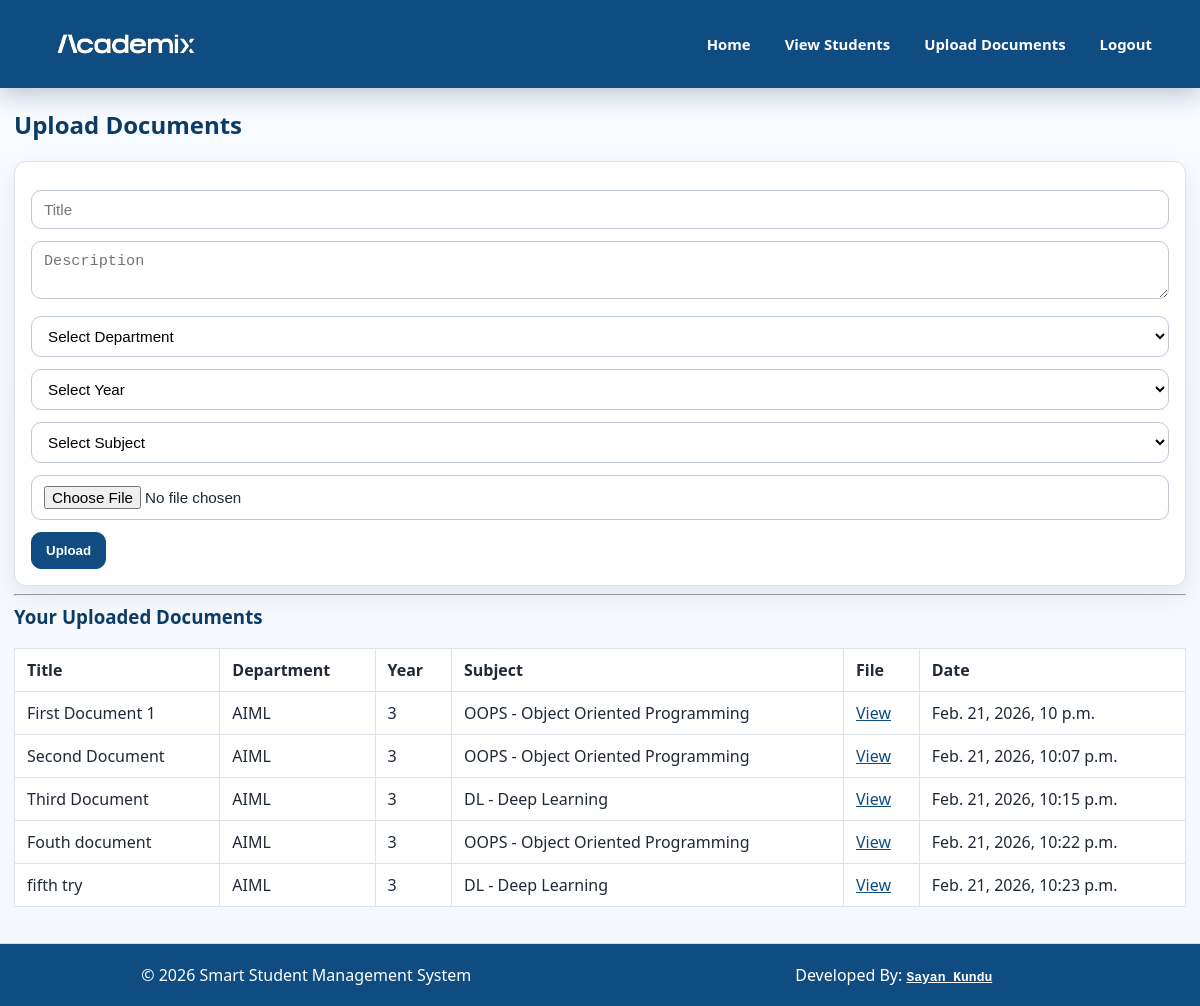
The page /upload_docs/ (signed in) on the database as committed earlier.
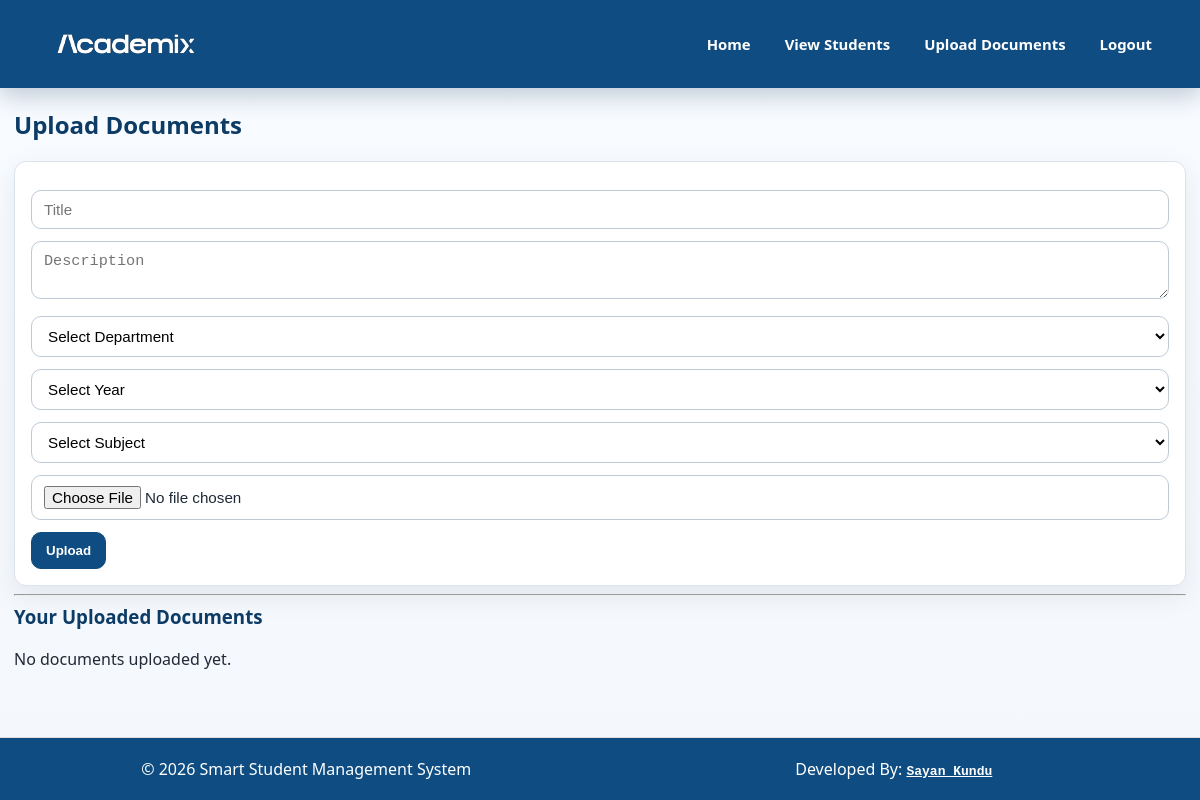
The same page on the database as committed later.
### ssmsapp/models.py (models this page shows, shortened)
class Document(models.Model):
    college = models.ForeignKey(College, on_delete=models.CASCADE, related_name="documents")
    uploaded_by = models.ForeignKey(User, on_delete=models.CASCADE, related_name="documents")
    department = models.CharField(max_length=10, choices=Student.DEPARTMENT_CHOICES)
    year = models.CharField(max_length=1, choices=Student.YEAR_CHOICES)
    subject = models.ForeignKey(Subject, on_delete=models.CASCADE, null=True, blank=True)
    title = models.CharField(max_length=200)
    description = models.TextField(blank=True)
    file = models.FileField(upload_to=document_upload_path, max_length=300)
    uploaded_at = models.DateTimeField(auto_now_add=True)

class Subject(models.Model):
    code = models.CharField(max_length=20, unique=True)   # e.g. SUB1, ML2, IT3
    name = models.CharField(max_length=100)               # e.g. Data Structures

### ssms/views.py (the view, shortened to what this page needs)
# urls.py: path("upload_docs/",upload_docs,name="upload_docs"),
@login_required(login_url="teacher_login")
@never_cache
def upload_docs(request):
    user_documents = Document.objects.filter(uploaded_by=request.user).select_related("subject")
    return render(request, "teachers/upload_docs.html", {
        "user_documents": user_documents
    })

### ssmsapp/context_processors.py (called while the page is built)
def notice_count(request):
    count = Notice.objects.filter(is_read=False).count()
    return {
        'new_notices_count': count
    }

### templates/teachers/upload_docs.html (shortened to what this page needs)
{% extends 'tbase.html' %}
{% block content %}
    <h2>Upload Documents</h2>
<div class="card">
    <form method="post" enctype="multipart/form-data">
        <input type="text" name="title" placeholder="Title">
        <textarea name="description" placeholder="Description"></textarea>
        <select name="department" id="department">
            <option value="">Select Department</option>
        </select>
        <select name="year" id="year">
            <option value="">Select Year</option>
        </select>
        <select name="subject" id="subject">
            <option value="">Select Subject</option>
        </select>
        <input type="file" name="file" accept=".pdf">
        <button type="submit">Upload</button>
    </form>
</div>
<hr>
<h3>Your Uploaded Documents</h3>
{% if user_documents %}
<div class="data-scroll">
<table>
    <tr>
        <th>Title</th>
        <th>Department</th>
        <th>Year</th>
        <th>Subject</th>
        <th>File</th>
        <th>Date</th>
    </tr>
    {% for doc in user_documents %}
    <tr>
        <td>{{ doc.title }}</td>
        <td>{{ doc.department }}</td>
        <td>{{ doc.year }}</td>
        <td>{{ doc.subject.code }} - {{ doc.subject.name }}</td>
        <td>
            <a href="{{ doc.file.url }}" target="_blank">View</a>
        </td>
        <td>{{ doc.uploaded_at }}</td>
    </tr>
    {% endfor %}
</table>
</div>
{% else %}
<p>No documents uploaded yet.</p>
{% endif %}
{% endblock %}

Rows that differ between the two databases and show on the page:
removed Document: title "First Document 1", department "AIML", year "3", subject.code "OOPS", subject.name "Object Oriented Programming", uploaded_at "Feb. 21, 2026, 10 p.m."
removed Document: title "Second Document", department "AIML", year "3", subject.code "OOPS", subject.name "Object Oriented Programming", uploaded_at "Feb. 21, 2026, 10:07 p.m."
removed Document: title "Third Document", department "AIML", year "3", subject.code "DL", subject.name "Deep Learning", uploaded_at "Feb. 21, 2026, 10:15 p.m."
removed Document: title "Fouth document", department "AIML", year "3", subject.code "OOPS", subject.name "Object Oriented Programming", uploaded_at "Feb. 21, 2026, 10:22 p.m."
removed Document: title "fifth try", department "AIML", year "3", subject.code "DL", subject.name "Deep Learning", uploaded_at "Feb. 21, 2026, 10:23 p.m."
Other text that changed with them:
text no longer shown: "Title Department Year Subject File Date"
text now shown: "No documents uploaded yet."
